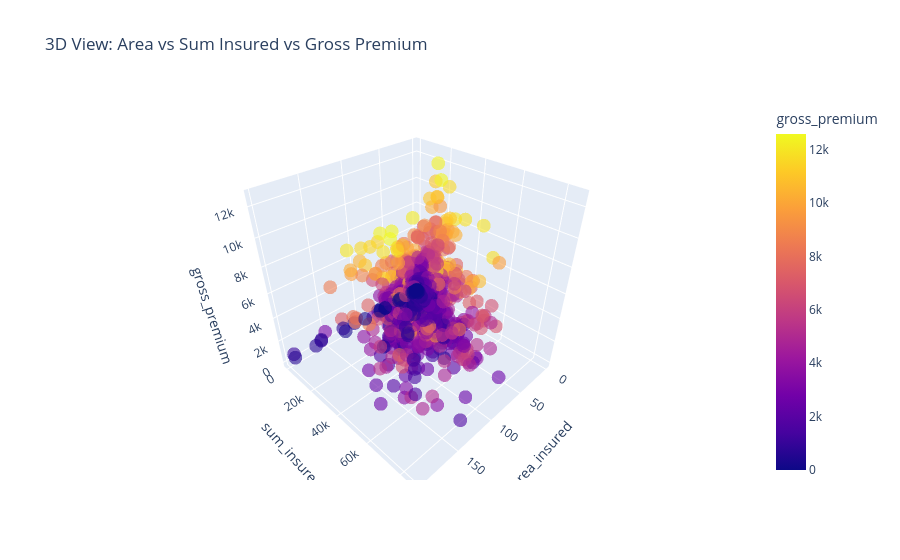

Notebook source saved alongside this figure:
### Code cell
import plotly.express as px

# Trim for visibility
tri_df = df[["area_insured", "sum_insured", "gross_premium"]].copy()
tri_df = tri_df[(tri_df["sum_insured"] < df["sum_insured"].quantile(0.95)) &
                (tri_df["gross_premium"] < df["gross_premium"].quantile(0.95)) &
                (tri_df["area_insured"] < df["area_insured"].quantile(0.95))]

fig = px.scatter_3d(
    tri_df,
    x="area_insured",
    y="sum_insured",
    z="gross_premium",
    color="gross_premium",
    title="3D View: Area vs Sum Insured vs Gross Premium",
    opacity=0.6
)
fig.show()

### Figure 1 — Plotly figure (JSON) as saved in the notebook; plotly's stock layout.template omitted (floating-point values rounded to 4 significant figures; data arrays with more than 128 entries replaced by an {"elided": "..."} marker saying what was removed)
{"data": [{"hovertemplate": "area_insured=%{x}<br>sum_insured=%{y}<br>gross_premium=%{marker.color}<extra></extra>", "legendgroup": "", "marker": {"color": {"elided": "5256 float values"}, "coloraxis": "coloraxis", "opacity": 0.6, "symbol": "circle"}, "mode": "markers", "name": "", "scene": "scene", "showlegend": false, "type": "scatter3d", "x": {"elided": "5256 float values"}, "y": {"elided": "5256 float values"}, "z": {"elided": "5256 float values"}}], "layout": {"coloraxis": {"colorbar": {"title": {"text": "gross_premium"}}, "colorscale": [[0, "#0d0887"], [0.1111, "#46039f"], [0.2222, "#7201a8"], [0.3333, "#9c179e"], [0.4444, "#bd3786"], [0.5556, "#d8576b"], [0.6667, "#ed7953"], [0.7778, "#fb9f3a"], [0.8889, "#fdca26"], [1, "#f0f921"]]}, "legend": {"tracegroupgap": 0}, "scene": {"domain": {"x": [0, 1], "y": [0, 1]}, "xaxis": {"title": {"text": "area_insured"}}, "yaxis": {"title": {"text": "sum_insured"}}, "zaxis": {"title": {"text": "gross_premium"}}}, "title": {"text": "3D View: Area vs Sum Insured vs Gross Premium"}}}
